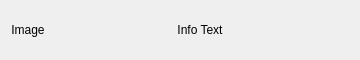
<?xml version="1.0" encoding="UTF-8"?>
<ui version="4.0">
 <class>InfoDialog</class>
 <widget class="QDialog" name="InfoDialog">
  <property name="windowModality">
   <enum>Qt::ApplicationModal</enum>
  </property>
  <property name="geometry">
   <rect>
    <x>0</x>
    <y>0</y>
    <width>360</width>
    <height>60</height>
   </rect>
  </property>
  <property name="sizePolicy">
   <sizepolicy hsizetype="Fixed" vsizetype="Fixed">
    <horstretch>0</horstretch>
    <verstretch>0</verstretch>
   </sizepolicy>
  </property>
  <property name="windowTitle">
   <string>Dialog</string>
  </property>
  <layout class="QGridLayout" name="gridLayout">
   <property name="sizeConstraint">
    <enum>QLayout::SetDefaultConstraint</enum>
   </property>
   <item row="0" column="0">
    <widget class="QLabel" name="lblImage">
     <property name="text">
      <string>Image</string>
     </property>
     <property name="alignment">
      <set>Qt::AlignCenter</set>
     </property>
    </widget>
   </item>
   <item row="0" column="1">
    <widget class="QLabel" name="lblInfo">
     <property name="sizePolicy">
      <sizepolicy hsizetype="Expanding" vsizetype="Preferred">
       <horstretch>0</horstretch>
       <verstretch>0</verstretch>
      </sizepolicy>
     </property>
     <property name="text">
      <string>Info Text</string>
     </property>
     <property name="alignment">
      <set>Qt::AlignCenter</set>
     </property>
    </widget>
   </item>
  </layout>
 </widget>
 <resources/>
 <connections/>
</ui>
